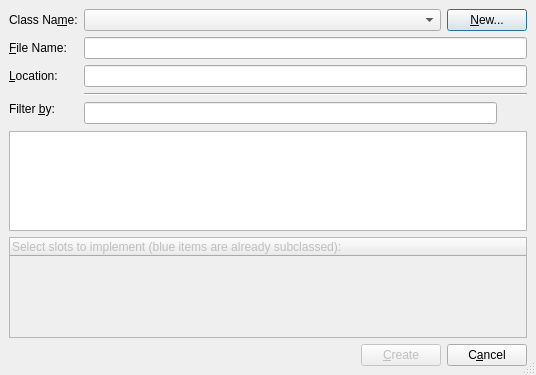
<ui version="4.0" >
 <class>Subclassing</class>
 <widget class="QDialog" name="Subclassing" >
  <property name="geometry" >
   <rect>
    <x>0</x>
    <y>0</y>
    <width>536</width>
    <height>375</height>
   </rect>
  </property>
  <property name="windowTitle" >
   <string>Qt Designer Form Subclassing</string>
  </property>
  <property name="sizeGripEnabled" >
   <bool>true</bool>
  </property>
  <layout class="QGridLayout" >
   <property name="margin" >
    <number>9</number>
   </property>
   <property name="spacing" >
    <number>6</number>
   </property>
   <item row="0" column="0" >
    <widget class="QLabel" name="label" >
     <property name="text" >
      <string>Class Na&amp;me:</string>
     </property>
     <property name="buddy" >
      <cstring>comboClassName</cstring>
     </property>
    </widget>
   </item>
   <item row="0" column="1" >
    <layout class="QHBoxLayout" >
     <property name="margin" >
      <number>0</number>
     </property>
     <property name="spacing" >
      <number>6</number>
     </property>
     <item>
      <widget class="QComboBox" name="comboClassName" />
     </item>
     <item>
      <widget class="QPushButton" name="newImplementation" >
       <property name="sizePolicy" >
        <sizepolicy>
         <hsizetype>4</hsizetype>
         <vsizetype>0</vsizetype>
         <horstretch>0</horstretch>
         <verstretch>0</verstretch>
        </sizepolicy>
       </property>
       <property name="text" >
        <string>&amp;New...</string>
       </property>
      </widget>
     </item>
    </layout>
   </item>
   <item row="1" column="0" >
    <widget class="QLabel" name="label_2" >
     <property name="text" >
      <string>&amp;File Name:</string>
     </property>
     <property name="buddy" >
      <cstring>filename</cstring>
     </property>
    </widget>
   </item>
   <item row="1" column="1" >
    <widget class="QLineEdit" name="filename" >
     <property name="readOnly" >
      <bool>true</bool>
     </property>
    </widget>
   </item>
   <item row="2" column="0" >
    <widget class="QLabel" name="label_4" >
     <property name="text" >
      <string>&amp;Location:</string>
     </property>
     <property name="buddy" >
      <cstring>location</cstring>
     </property>
    </widget>
   </item>
   <item row="2" column="1" >
    <widget class="QLineEdit" name="location" >
     <property name="readOnly" >
      <bool>true</bool>
     </property>
    </widget>
   </item>
   <item rowspan="2" row="3" column="0" >
    <widget class="QLabel" name="label_3" >
     <property name="text" >
      <string>Filter &amp;by:</string>
     </property>
     <property name="buddy" >
      <cstring>filterEdit</cstring>
     </property>
    </widget>
   </item>
   <item row="3" column="1" >
    <widget class="Line" name="line" >
     <property name="orientation" >
      <enum>Qt::Horizontal</enum>
     </property>
    </widget>
   </item>
   <item row="4" column="1" >
    <layout class="QHBoxLayout" >
     <property name="margin" >
      <number>0</number>
     </property>
     <property name="spacing" >
      <number>6</number>
     </property>
     <item>
      <widget class="QLineEdit" name="filterEdit" />
     </item>
     <item>
      <widget class="QToolButton" name="clearButton" >
       <property name="text" >
        <string/>
       </property>
       <property name="icon" >
        <iconset resource="../resources/resources.qrc" >:/divers/images/clear_left.png</iconset>
       </property>
       <property name="autoRaise" >
        <bool>true</bool>
       </property>
      </widget>
     </item>
    </layout>
   </item>
   <item row="5" column="0" colspan="2" >
    <widget class="QTreeView" name="filterView" >
     <property name="alternatingRowColors" >
      <bool>true</bool>
     </property>
     <property name="animated" >
      <bool>false</bool>
     </property>
    </widget>
   </item>
   <item row="6" column="0" colspan="2" >
    <widget class="QTreeWidget" name="treeSlots" >
     <property name="enabled" >
      <bool>false</bool>
     </property>
     <property name="sizePolicy" >
      <sizepolicy>
       <hsizetype>1</hsizetype>
       <vsizetype>4</vsizetype>
       <horstretch>0</horstretch>
       <verstretch>0</verstretch>
      </sizepolicy>
     </property>
     <property name="rootIsDecorated" >
      <bool>false</bool>
     </property>
     <column>
      <property name="text" >
       <string>Select slots to implement (blue items are already subclassed):</string>
      </property>
     </column>
    </widget>
   </item>
   <item row="7" column="0" colspan="2" >
    <layout class="QHBoxLayout" >
     <property name="margin" >
      <number>0</number>
     </property>
     <property name="spacing" >
      <number>6</number>
     </property>
     <item>
      <spacer>
       <property name="orientation" >
        <enum>Qt::Horizontal</enum>
       </property>
       <property name="sizeHint" >
        <size>
         <width>40</width>
         <height>20</height>
        </size>
       </property>
      </spacer>
     </item>
     <item>
      <widget class="QPushButton" name="okButton" >
       <property name="enabled" >
        <bool>false</bool>
       </property>
       <property name="text" >
        <string>&amp;Create</string>
       </property>
       <property name="checkable" >
        <bool>false</bool>
       </property>
      </widget>
     </item>
     <item>
      <widget class="QPushButton" name="cancelButton" >
       <property name="text" >
        <string>C&amp;ancel</string>
       </property>
      </widget>
     </item>
    </layout>
   </item>
  </layout>
 </widget>
 <tabstops>
  <tabstop>filterEdit</tabstop>
  <tabstop>filterView</tabstop>
  <tabstop>comboClassName</tabstop>
  <tabstop>filename</tabstop>
  <tabstop>location</tabstop>
  <tabstop>newImplementation</tabstop>
  <tabstop>okButton</tabstop>
  <tabstop>cancelButton</tabstop>
  <tabstop>treeSlots</tabstop>
 </tabstops>
 <resources>
  <include location="../resources/resources.qrc" />
 </resources>
 <connections>
  <connection>
   <sender>okButton</sender>
   <signal>clicked()</signal>
   <receiver>Subclassing</receiver>
   <slot>accept()</slot>
   <hints>
    <hint type="sourcelabel" >
     <x>480</x>
     <y>436</y>
    </hint>
    <hint type="destinationlabel" >
     <x>61</x>
     <y>359</y>
    </hint>
   </hints>
  </connection>
  <connection>
   <sender>cancelButton</sender>
   <signal>clicked()</signal>
   <receiver>Subclassing</receiver>
   <slot>reject()</slot>
   <hints>
    <hint type="sourcelabel" >
     <x>566</x>
     <y>436</y>
    </hint>
    <hint type="destinationlabel" >
     <x>331</x>
     <y>300</y>
    </hint>
   </hints>
  </connection>
 </connections>
</ui>
